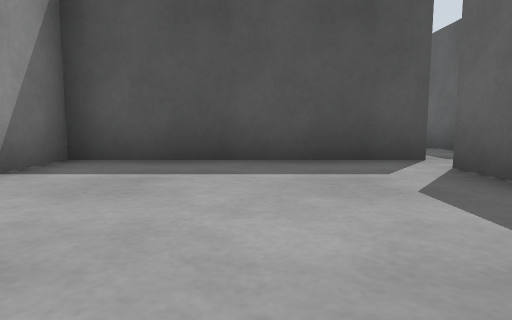
View 1 (above)

14 first-person views from a walk through a robot-simulator world made for Gazebo. The camera is 0.5 m above the floor, tilts 6° down and sees 75° across. The floor is counted in squares, 1 m on a side. Each view is taken from the middle of a square. On the plan, view 1 faces up. The plan holds only what a view shows up to about 9 squares ahead; the rest is blank. The place goes on beyond the plan.

View 2
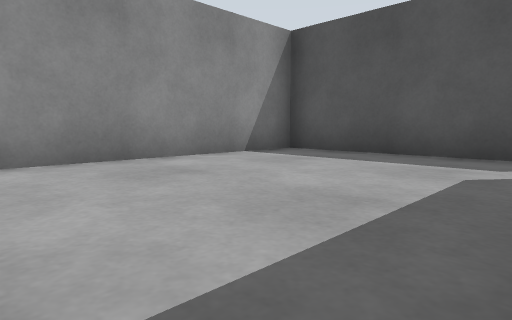

View 3
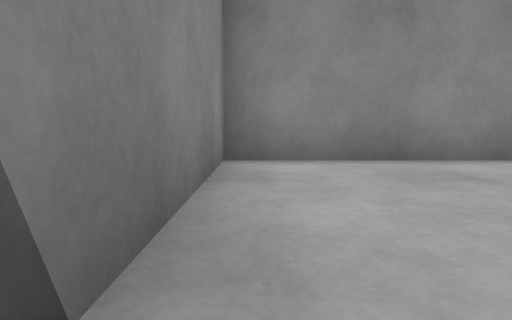

View 4
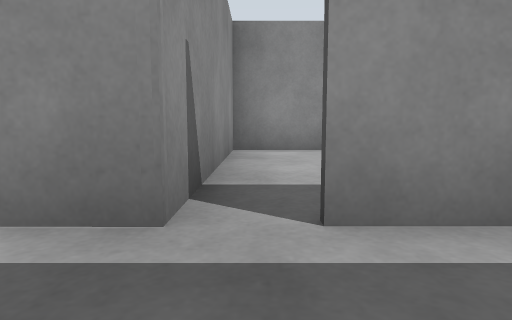

View 5
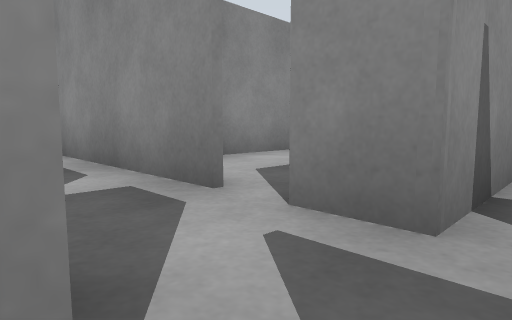

View 6
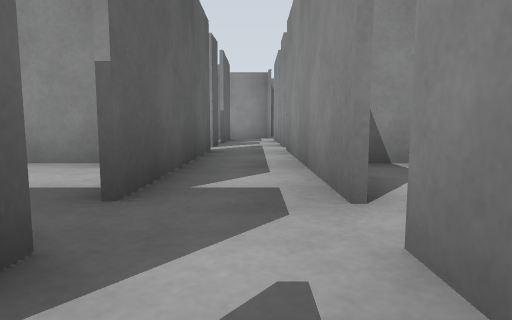

View 7
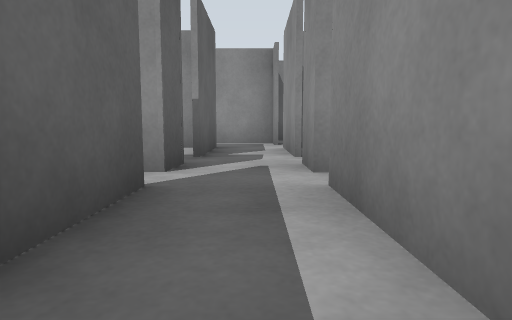

View 8
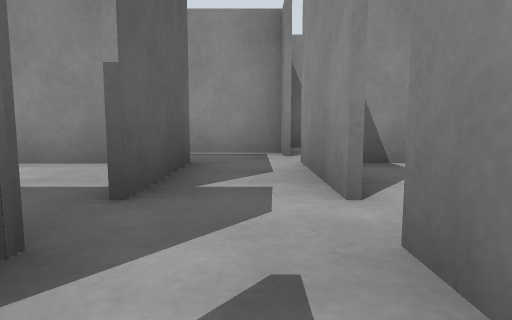

View 9
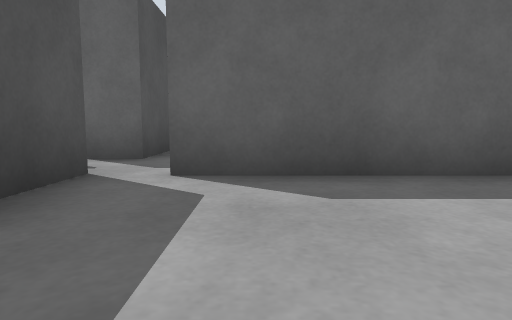

View 10
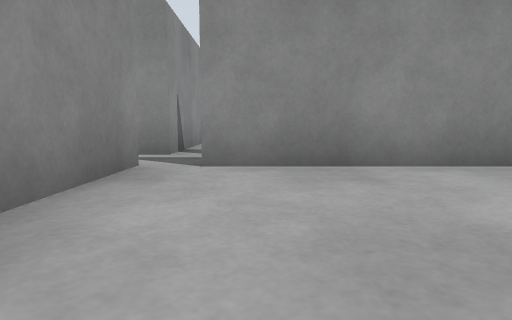

View 11
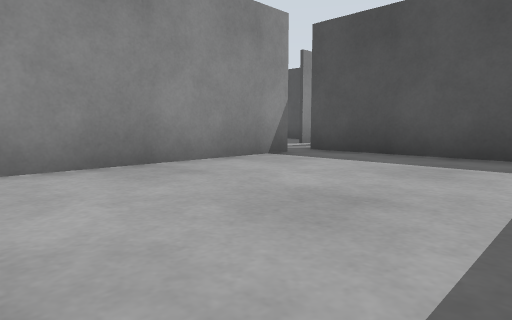

View 12
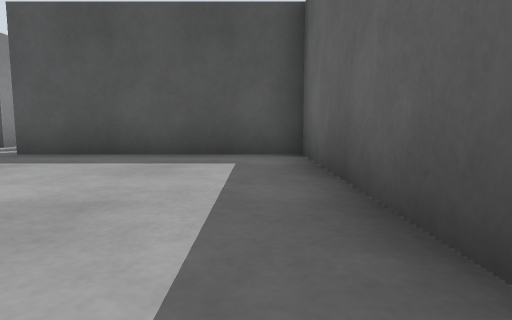

View 13
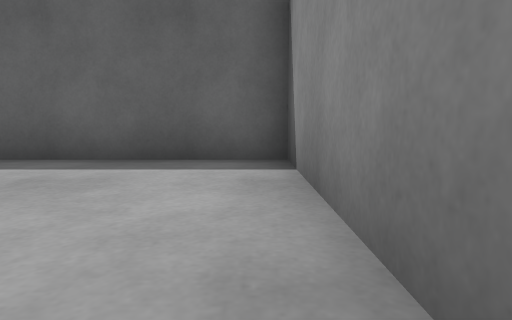

View 14
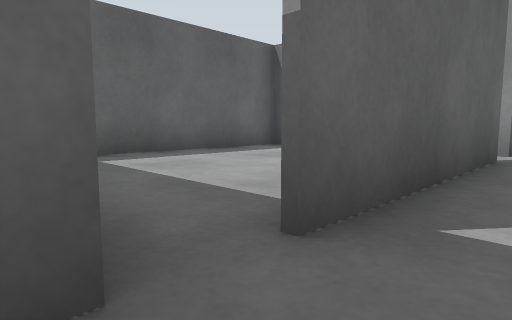

### Floor plan
Ten units are one square. View 1 is at (0, 0); x grows to the right and y downward. Boxes are objects, and circles mark ways between rooms. Rooms are numbered by the first view taken in them; rooms with no view inside come last. Other rooms are left out.
<svg viewBox="-32 -81 125 226">
<path fill="none" stroke="#000" d="M23 -4 23 -39M25 -47 -27 -47 -27 15 24 15M39 -47 39 -55M39 -65 39 -76M24 -68 24 -62M39 8 39 -39M24 15 24 24M24 30 24 78M39 78 39 31M24 84 24 94M39 94 39 85M24 101 24 125M39 125 39 101M24 132 24 140 42 140M24 -4 24 8M39 24 39 15M40 -39 40 8M39 15 88 15 88 -47 39 -47"/>
<circle cx="20" cy="-40" r="3" fill="#2a7"/>
<circle cx="20" cy="10" r="3" fill="#2a7"/>
<circle cx="40" cy="-40" r="3" fill="#2a7"/>
<circle cx="40" cy="10" r="3" fill="#2a7"/>
<text x="0" y="-10">1</text>
<text x="30" y="-40">2</text>
<text x="60" y="-20">3</text>
</svg>
Room 1 opens to room 2. Room 2 opens to room 3.

Where each view was taken, in squares from view 1:
view 1: 0 up, 0 right, facing up
view 2: 1 down, 2 right, facing up-left
view 3: 1 down, 2 right, facing left
view 4: 1 down, 4 right, facing left
view 5: 1 down, 4 right, facing down-left
view 6: 1 down, 3 right, facing down
view 7: 5 down, 3 right, facing down
view 8: 8 down, 3 right, facing down
view 9: 3 up, 1 left, facing right
view 10: 0 up, 8 right, facing left
view 11: 1 down, 8 right, facing up-left
view 12: 1 down, 8 right, facing up
view 13: 1 down, 4 right, facing right
view 14: 5 up, 3 right, facing down-right
